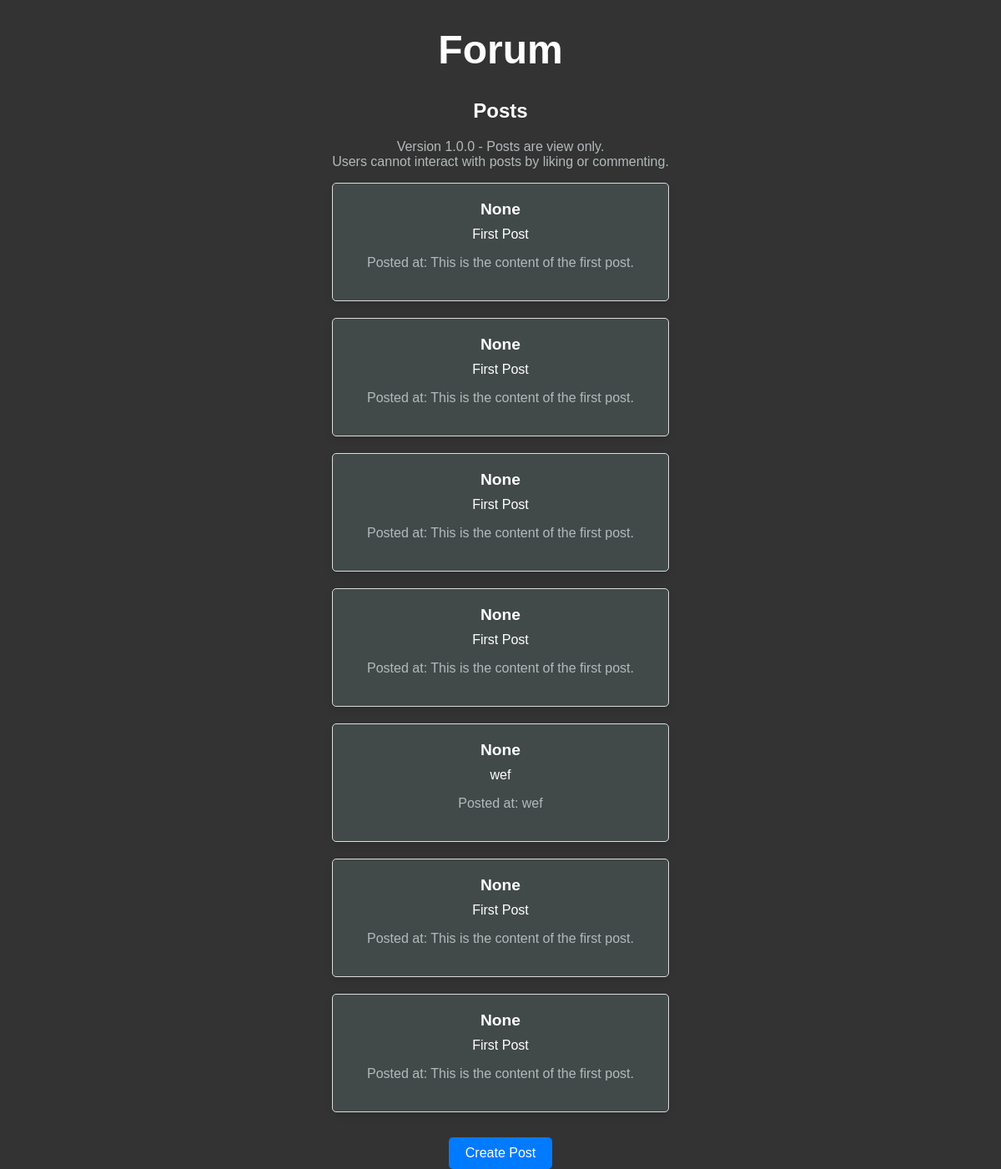
Before: / with the older database file.
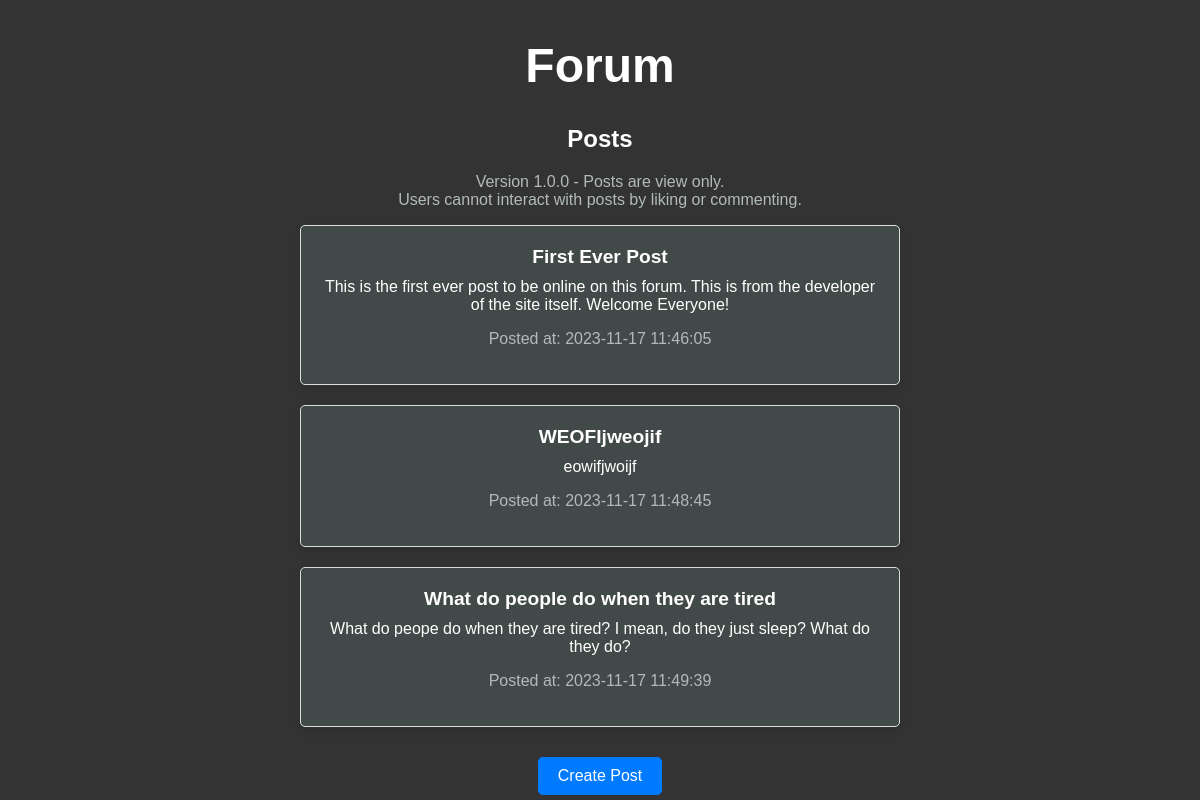
After: the same page with the newer database file.
### tables this page shows
CREATE TABLE posts
                (postID INTEGER PRIMARY KEY AUTOINCREMENT, 
                 title TEXT, 
                 content TEXT,
              date DATETIME DEFAULT CURRENT_TIMESTAMP );

### app.py (the view)
@app.route('/')
def index():
    create_db()
    connection = connect_db()
    cursor = connection.cursor()
    cursor.execute("SELECT * FROM posts")
    posts = cursor.fetchall()
    print(posts)
    if posts == "None":
        flash()
    connection.close()
    return render_template('index.html', posts=posts)

### app.py (called while the page is built)
def connect_db():
    return sqlite3.connect('posts.db')

def create_db():
    conn = connect_db()
    c = conn.cursor()
    c.execute('''CREATE TABLE IF NOT EXISTS posts
                (postID INTEGER PRIMARY KEY AUTOINCREMENT,
                 title TEXT,
                 content TEXT,
              date DATETIME DEFAULT CURRENT_TIMESTAMP )''') # Add userID later
    conn.commit()
    conn.close()

### templates/index.html (shortened to what this page needs)
<!DOCTYPE html>
<html>
<head>
    <link rel="stylesheet" href="{{ url_for('static', filename='style.css') }}">
</head>
<body>
    <div class="content-container">
        <h1>Forum</h1>
        <h2>Posts</h2>
        <h3>Version 1.0.0 - Posts are view only.<br> Users cannot interact with posts by liking or commenting.</h3>
        <ul>
            {% for post in posts %}
            <li>
                <strong>{{ post[1] }}</strong>
                <p class="post-content">{{ post[2] }}</p>
                <p class="post-date">Posted at: {{ post[3] }}</p>
            </li>
            {% endfor %}
        </ul>
        <a href="{{ url_for('post') }}" class="create-post-link">Create Post</a>
    </div>
</body>
</html>

### static/style.css (style rules this page uses)
body { font-family: Arial, sans-serif; margin: 0; display: flex; flex-direction: column; align-items: center; justify-content: center; min-height: 100vh; background-color: #333; }
.content-container { text-align: center; max-width: 600px; margin: auto; }
h1 { color:white; font-size: 3em; }
h2 { color: white; }
h3 { color:#B2BABB; font-size:1em; font-weight: 100; }
ul { list-style-type: none; padding: 0; }
li { margin-bottom: 20px; padding: 20px; border: 1px solid #ddd; border-radius: 5px; box-shadow: 0 4px 8px rgba(0, 0, 0, 0.1); background-color: #424949; }
strong { font-size: 1.2em; color: white; text-align: left; }
.post-content { margin-top: 10px; color: white; }
.post-date { margin-top: 10px; color: #B2BABB; }
a { color: #007BFF; text-decoration: none; display: inline-block; margin-top: 10px; padding: 10px 20px; background-color: #007BFF; color: #fff; border-color: #007BFF; border-radius: 5px; }
a.create-post-link { color: #007BFF; text-decoration: none; display: inline-block; margin-top: 10px; padding: 10px 20px; background-color: #007BFF; color: #fff; border-color: #007BFF; border-radius: 5px; }

Changed rows visible on the page:
removed posts: post "None", title "First Post", content "This is the content of the first post."
removed posts: post "None", title "First Post", content "This is the content of the first post."
removed posts: post "None", title "First Post", content "This is the content of the first post."
removed posts: post "None", title "wef", content "wef"
removed posts: post "None", title "First Post", content "This is the content of the first post."
removed posts: post "None", title "First Post", content "This is the content of the first post."
changed posts: title "None" → "First Ever Post"; content "First Post" → "This is the first ever post to be online on this forum. This is from the developer of the site itself. Welcome Everyone!"; date "This is the content of the first post." → "2023-11-17 11:46:05"
added posts: title "WEOFIjweojif", content "eowifjwoijf", date "2023-11-17 11:48:45"
added posts: title "What do people do when they are tired", content "What do peope do when they are tired? I mean, do they just sleep? What do they do?", date "2023-11-17 11:49:39"
